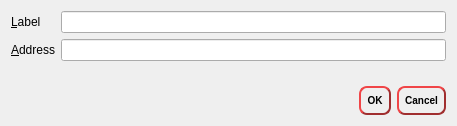
<?xml version="1.0" encoding="UTF-8"?>
<ui version="4.0">
 <class>EditAddressDialog</class>
 <widget class="QDialog" name="EditAddressDialog">
  <property name="geometry">
   <rect>
    <x>0</x>
    <y>0</y>
    <width>457</width>
    <height>126</height>
   </rect>
  </property>
  <property name="windowTitle">
   <string>Edit Address</string>
  </property>
  <layout class="QVBoxLayout" name="verticalLayout">
   <item>
    <layout class="QFormLayout" name="formLayout">
     <property name="fieldGrowthPolicy">
      <enum>QFormLayout::AllNonFixedFieldsGrow</enum>
     </property>
     <item row="0" column="0">
      <widget class="QLabel" name="label">
       <property name="text">
        <string>&amp;Label</string>
       </property>
       <property name="buddy">
        <cstring>labelEdit</cstring>
       </property>
      </widget>
     </item>
     <item row="0" column="1">
      <widget class="QLineEdit" name="labelEdit">
       <property name="toolTip">
        <string>The label associated with this address book entry</string>
       </property>
      </widget>
     </item>
     <item row="1" column="0">
      <widget class="QLabel" name="label_2">
       <property name="text">
        <string>&amp;Address</string>
       </property>
       <property name="buddy">
        <cstring>addressEdit</cstring>
       </property>
      </widget>
     </item>
     <item row="1" column="1">
      <widget class="QLineEdit" name="addressEdit">
       <property name="toolTip">
        <string>The address associated with this address book entry. This can only be modified for sending addresses.</string>
       </property>
      </widget>
     </item>
    </layout>
   </item>
   <item>
    <widget class="QDialogButtonBox" name="buttonBox">
     <property name="styleSheet">
      <string notr="true">QPushButton {
     
	color : rgb(0,0,0);
     border-style: outset;
     border-width: 2px;
     border-radius: 8px;
     border-color: rgb(160, 46, 47);
     font: bold 10px;
     min-width: 6em;
     padding: 6px;
 }
QPushButton:pressed {
     background-color: rgb(160, 46, 47);
     border-style: inset;
 }</string>
     </property>
     <property name="orientation">
      <enum>Qt::Horizontal</enum>
     </property>
     <property name="standardButtons">
      <set>QDialogButtonBox::Cancel|QDialogButtonBox::Ok</set>
     </property>
    </widget>
   </item>
  </layout>
 </widget>
 <resources/>
 <connections>
  <connection>
   <sender>buttonBox</sender>
   <signal>accepted()</signal>
   <receiver>EditAddressDialog</receiver>
   <slot>accept()</slot>
   <hints>
    <hint type="sourcelabel">
     <x>248</x>
     <y>254</y>
    </hint>
    <hint type="destinationlabel">
     <x>157</x>
     <y>274</y>
    </hint>
   </hints>
  </connection>
  <connection>
   <sender>buttonBox</sender>
   <signal>rejected()</signal>
   <receiver>EditAddressDialog</receiver>
   <slot>reject()</slot>
   <hints>
    <hint type="sourcelabel">
     <x>316</x>
     <y>260</y>
    </hint>
    <hint type="destinationlabel">
     <x>286</x>
     <y>274</y>
    </hint>
   </hints>
  </connection>
 </connections>
</ui>
